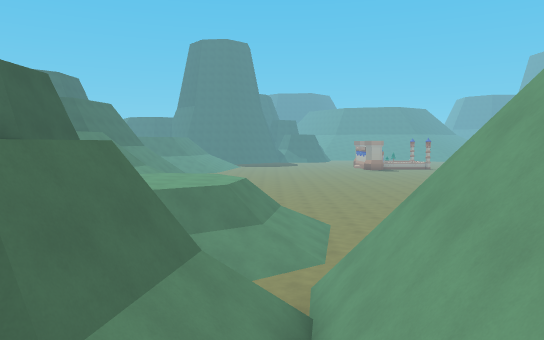
[1] (above)

12 first-person views from a walk through a level from a Godot 3-D game. The camera is 1.3 m above the floor, tilts 4° down and sees 70° across. The floor is counted in squares, 2 m on a side. Each view is taken from the middle of a square. On the plan, view 1 faces up. The plan holds only what a view shows up to about 11 squares ahead; the rest is blank. The place goes on beyond the plan. Characters and animated objects are left out.

[2]
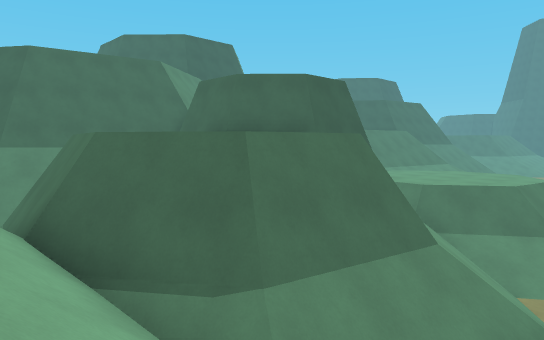

[3]
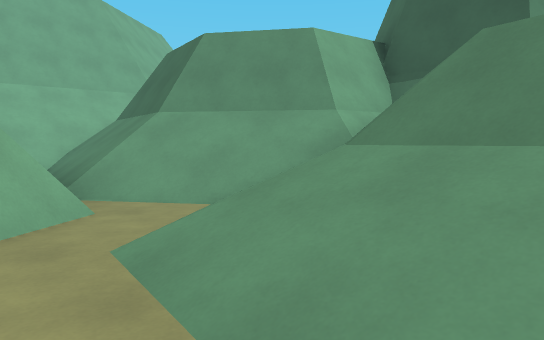

[4]
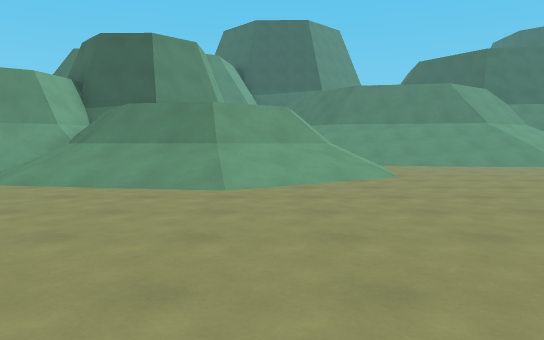

[5]
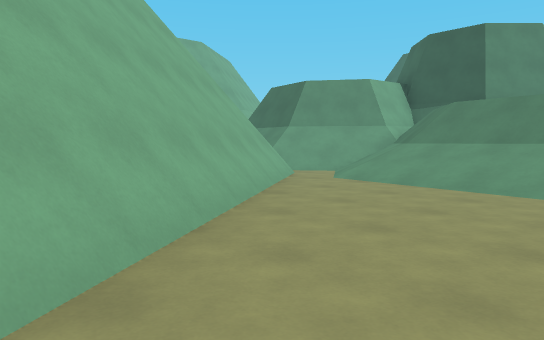

[6]
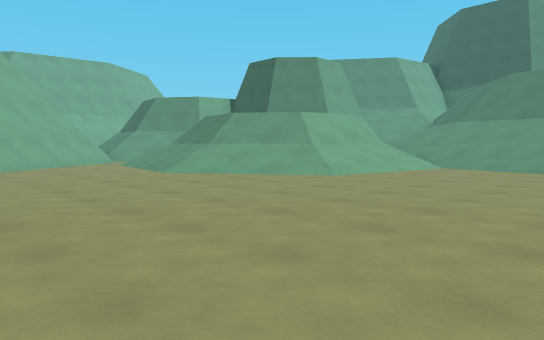

[7]
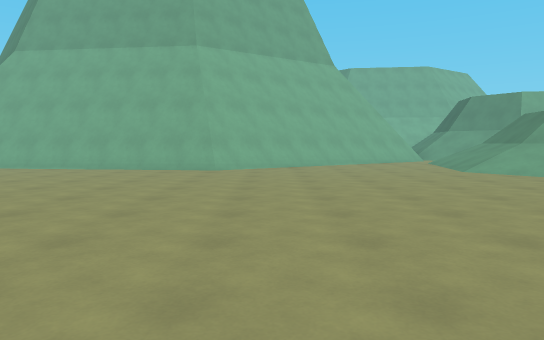

[8]
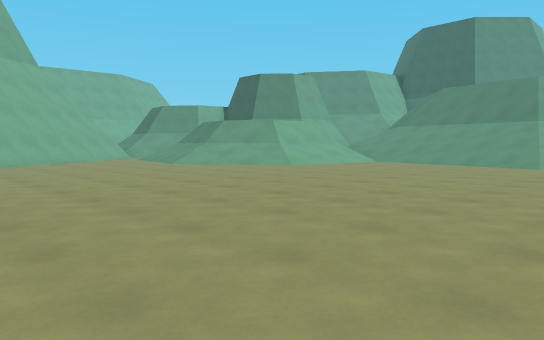

[9]
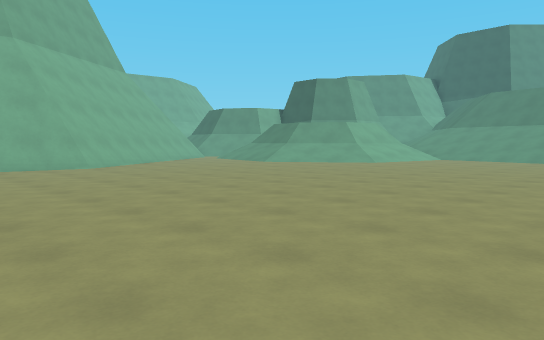

[10]
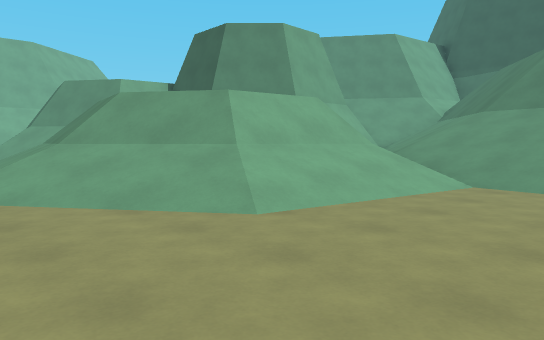

[11]
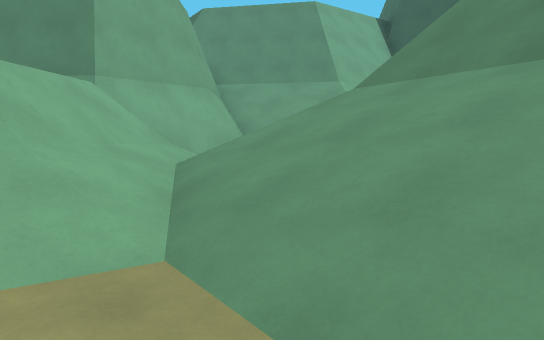

[12]
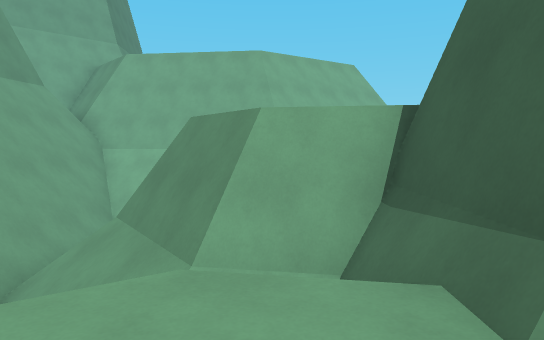

### Floor plan
Key: @ floor where view 1 was taken; # wall or solid block; . main floor; : floor 3 m higher than the main floor; + floor 6 m higher than the main floor; / step, stairs or slope; = window, fence, low wall or low ledge; ^ raised ledge.
Columns run from 13 left of view 1 to 11 right of it. Each row starts with its distance up from view 1.
 22                   ....
 21              ............
 20         //...............
 19         //...............
 18          /...............
 17       ////..............
 16      /////..............
 15    +///////.............
 14    ///////////..........
 13    ///////////...........
 12     //////::///..........
 11 ##///### :::///..........
 10  ^^//####:::///....######
  9   ^###  ##::///...###
  8    #     #/////.###
  7          ##///.###
  6     #   ####//##
  5    ##      ^=/#
  4    ^#      ^#/#
  3    ^/      ^//#
  2    ^/  #####//#
  1        /##////##
  0          ##=#@/#
 -1           ^^^###

Positions as (right, up) in squares from view 1, and headings:
1: (0, 0), facing up
2: (1, 0), facing up-left
3: (2, 10), facing down-left
4: (7, 12), facing left
5: (7, 12), facing down-left
6: (6, 19), facing down-left
7: (6, 20), facing down
8: (8, 22), facing down-left
9: (11, 21), facing down-left
10: (2, 17), facing down-left
11: (-3, 17), facing down-left
12: (-3, 10), facing down
